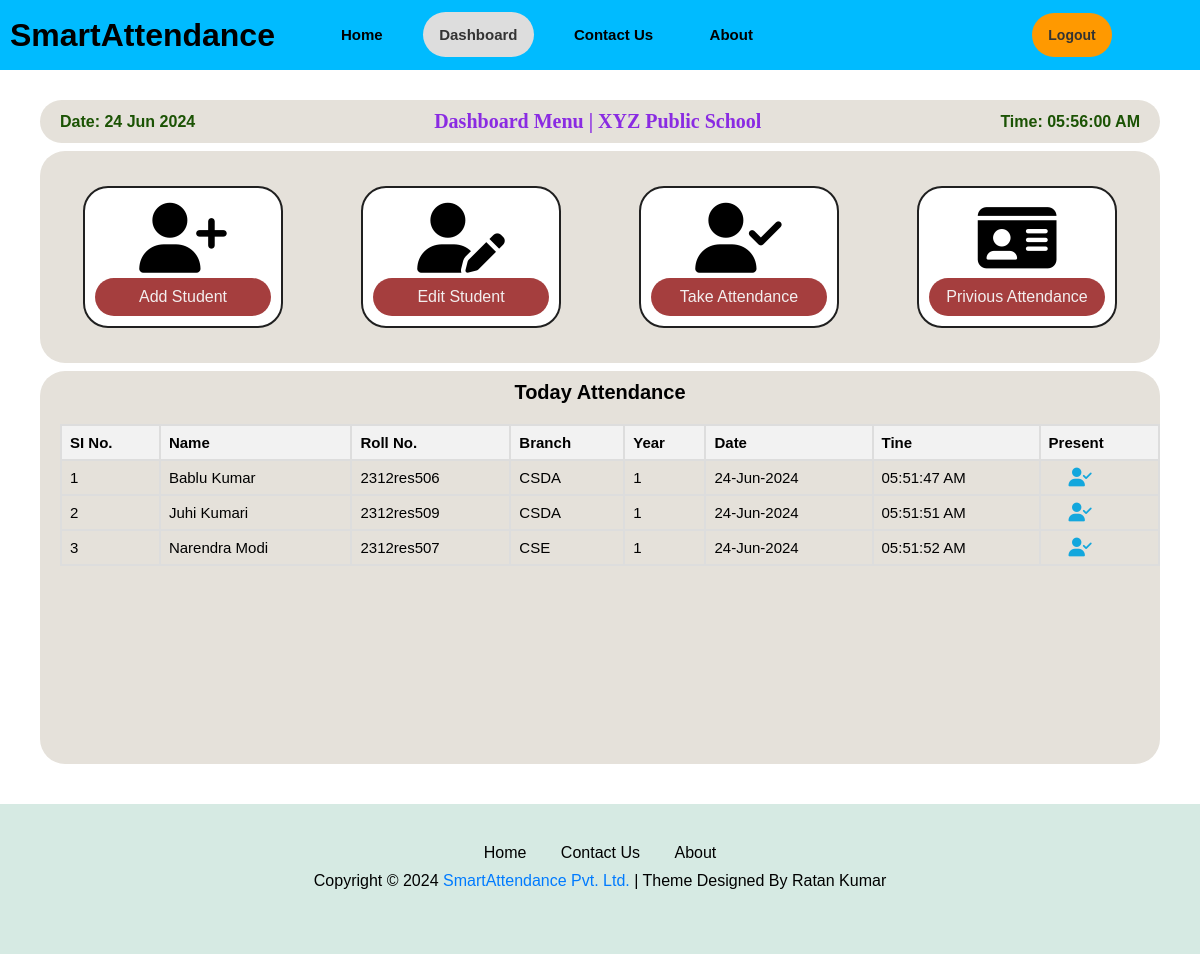
Page /dashboard (signed in) on the earlier database version.
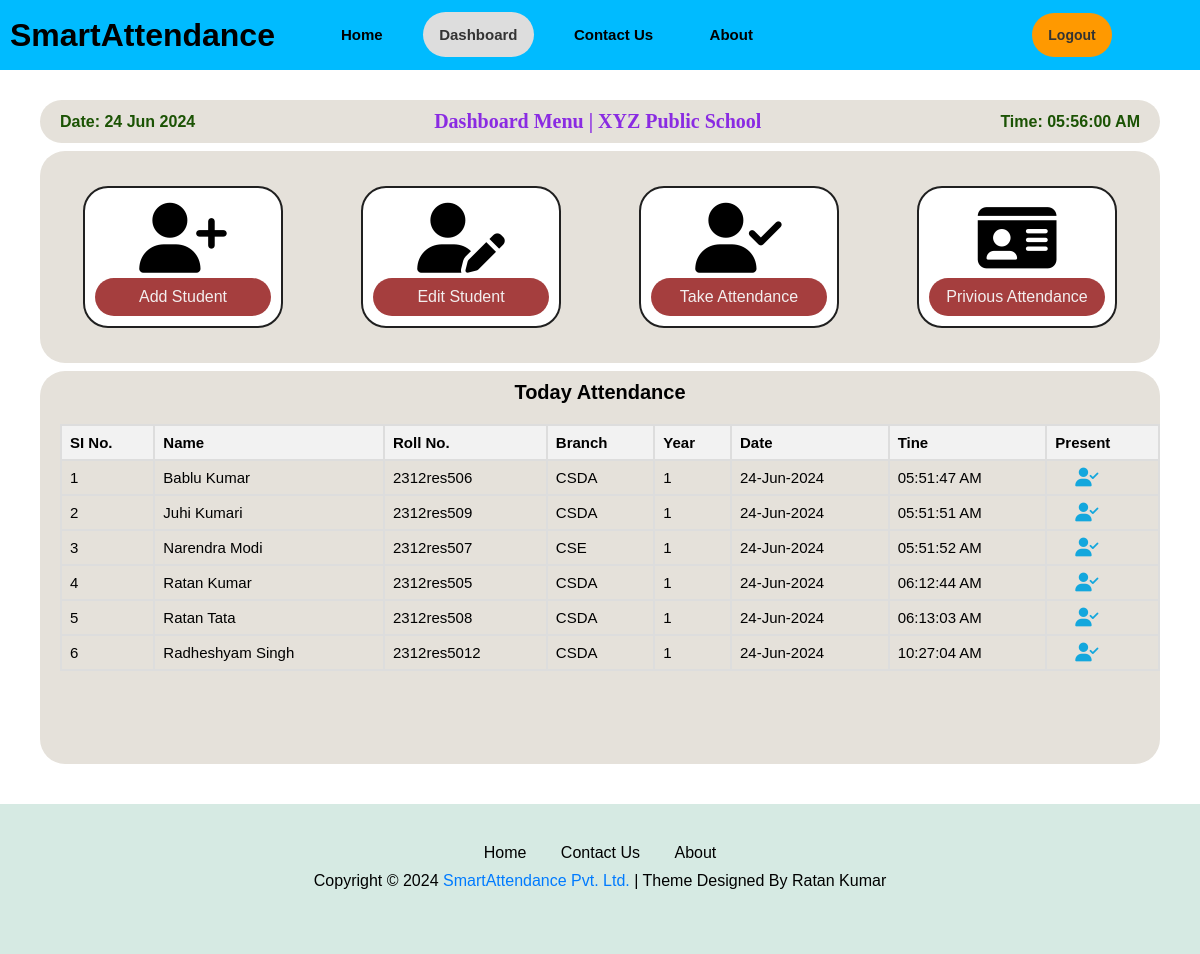
Same page on the later database version.
### app.py (models this page shows, shortened)
class User(db.Model):
    id = db.Column(db.Integer, primary_key=True)
    name = db.Column(db.String(100), nullable=False)
    email = db.Column(db.String(100), unique=True, nullable=False)
    password = db.Column(db.String(100), nullable=False)
    created_at = db.Column(db.DateTime(timezone=True), server_default=func.now())

class Attendance(db.Model):
    atten_id = db.Column(db.Integer, primary_key=True)
    user_id = db.Column(db.Integer, db.ForeignKey('user.id'), nullable=False)
    st_name = db.Column(db.String(100), nullable=False)  # Added student name attribute
    roll_no = db.Column(db.String(100), nullable=False)  # Added roll_no attribute
    branch = db.Column(db.String(100), nullable=False)  # Added branch attribute
    year = db.Column(db.String(100), nullable=False)  # Added year attribute
    date = db.Column(db.String(20), nullable=False)
    time = db.Column(db.String(20), nullable=False)
    user = db.relationship('User', backref=db.backref('attendances', lazy=True))

### app.py (the view)
@app.route('/dashboard')
def dashboard():
    if 'email' in session:
        user = User.query.filter_by(email=session['email']).first()
        current_date = datetime.datetime.now().strftime("%d-%b-%Y")
        today_atten = Attendance.query.filter_by(user_id = user.id, date=current_date).all()
        return render_template('dashboard.html', active_page='dashboard', user=user, title='Dashboard', today_atten=today_atten)
    else:
        flash('You need to login first.', 'error')
        return redirect('/login')

### templates/dashboard.html (shortened to what this page needs)
{% extends "layout.html" %}
{% block content %}
<link rel="stylesheet" href="{{ url_for('static', filename='css/dashboard.css') }}">
<div class="main-page">
    <div class="dashboard-page">
        <div class="Dashboard-menu-header">
            <h7 id="today_date">Date: {{ today_date }}</h7>
            <h1>Dashboard Menu | {{user.name}}</h1>
            <h7 id="today_time">Time: {{ today_time }}</h7>
        </div>
        <div class="Dashboard-menu">
            <div class="box">
                <i class="fa-solid fa-user-plus custom-icon"></i>
                <a href="/add_user">Add Student</a>
            </div>
            <div class="box">
                <i class="fas fa-user-edit custom-icon"></i>
                <a href="/edit_user">Edit Student</a>
            </div>
            <div class="box">
                <i class="fa-solid fa-user-check custom-icon"></i>
                <a href="/take_attendance">Take Attendance</a>
            </div>
            <div class="box">
                <i class="fa-solid fa-id-card custom-icon"></i>
                <a href="/pre_attendance">Privious Attendance</a>
            </div>
        </div>
        <div class="Dashboard-menu2">
            <h1>Today Attendance</h1>
            <div class="attendance-table">
                <table>
                    <thead>
                        <tr>
                            <th>SI No.</th>
                            <th>Name</th>
                            <th>Roll No.</th>
                            <th>Branch</th>
                            <th>Year</th>
                            <th>Date</th>
                            <th>Tine</th>
                            <th>Present</th>
                        </tr>
                    </thead>
                    <tbody id="student-data">
                        {% for atten in today_atten %}
                            <tr>
                                <td>{{ loop.index }}</td>
                                <td>{{ atten.st_name }}</td>
                                <td>{{ atten.roll_no }}</td>
                                <td>{{ atten.branch }}</td>
                                <td>{{ atten.year }}</td>
                                <td>{{ atten.date }}</td>
                                <td>{{ atten.time }}</td>
                                <td></td>
                            </tr>
                        {% endfor %}
                    </tbody>
                </table>
            </div>
        </div>
    </div>
</div>
{% endblock %}

### templates/layout.html (shortened to what this page needs)
<!DOCTYPE html>
<html lang="en">
<head>
    <link rel="stylesheet" href="https://cdnjs.cloudflare.com/ajax/libs/font-awesome/5.15.4/css/all.min.css">
    <link rel="stylesheet" href="https://cdnjs.cloudflare.com/ajax/libs/font-awesome/6.5.1/css/all.min.css">
    <link rel="stylesheet" href="{{ url_for('static', filename='css/layout.css') }}">
</head>
<body>
    <header class="header">
        <a href="/" class="logo">SmartAttendance</a>
        <div class="navbars">
            <a href="/" {% if active_page == 'home' %}class="active"{% endif %}>Home</a>
            <a href="/dashboard" {% if active_page == 'dashboard' %}class="active"{% endif %}>Dashboard</a>
            <a href="/contactus" {% if active_page == 'contactus' %}class="active"{% endif %}>Contact Us</a>
            <a href="/about" {% if active_page == 'about' %}class="active"{% endif %}>About</a>
        </div>
        <div class="login-signup">
            {% if 'email' in session %}
                <button type="submit" style="margin: auto;"><a href="/logout">Logout</a></button>
            {% else %}
                <button type="submit"><a href="/login">Login</a></button>
                <button type="submit"><a href="/register">Register</a></button>
            {% endif %}
        </div>
    </header>
    {% block content %}{% endblock %}
    <footer>
        <div class="footer-div">
            <div class="footer-menu">
                <a href="/">Home</a>
                <a href="/contactus">Contact Us</a>
                <a href="/about">About</a>
            </div>
            <div class="footer-copyright">
                <p>Copyright © 2024 <a href="/">SmartAttendance Pvt. Ltd.</a> | Theme Designed By Ratan Kumar</p>
            </div>
        </div>
    </footer>
</body>
</html>

### static/css/layout.css (style rules this page uses)
* { margin: 0px; padding: 0px; box-sizing: border-box; font-family: sans-serif; }
body { width: 100%; height: auto; }
.header { width: 100%; height: 70px; background-color: rgb(0,187,255); padding: 10px; display: flex; align-items: center; position: fixed; }
.logo { font-size: 32px; color: black; text-decoration: none; font-weight: 700; width: 25%; }
.navbars { width: 55%; }
.navbars a { font-size: 15px; color: black; text-decoration: none; font-weight: 700; text-align: center; padding: 14px 16px; margin-left: 20px; }
.navbars a.active { background-color: #ddd; color: #333; border-radius: 30px; }
.login-signup { position: relative; width: 20%; display: flex; align-items: center; justify-content: center; }
button { border-radius: 25px; padding: 14px 16px; margin: 10px; border: none; background-color: #ff9900; cursor: pointer; transition: background-color 0.3s ease; font-size: 14px; color: black; }
button a { text-decoration: none; color: #333; font-size: 14px; font-weight: 700; }
.footer-div { width: 100%; height: 150px; background-color: #d6eae3; text-align: center; padding: 40px; }
.footer-menu { margin-bottom: 10px; }
.footer-menu a { margin: 0 15px; text-decoration: none; color: #000; }
.footer-copyright { color: #000; }
.footer-copyright a { color: #007bff; text-decoration: none; }

### static/css/dashboard.css (style rules this page uses)
.main-page { height: auto; width: 100%; display: flex; }
.dashboard-page { height: auto; width: 100%; }
.Dashboard-menu-header { display: flex; align-items: center; justify-content: space-between; width: auto; height: auto; margin: 100px 40px 8px; background-color: #E5E1DA; border-radius: 25px; padding: 10px 20px 10px; }
.Dashboard-menu-header h1 { font-size: 20px; font-weight: bold; font-family: Georgia, 'Times New Roman', Times, serif; color: blueviolet; }
.Dashboard-menu-header h7 { color: rgb(27, 83, 4); font-weight: bold; }
.Dashboard-menu { display: flex; justify-content: space-evenly; align-items: center; width: auto; height: auto; margin: 8px 40px 8px; background-color: #E5E1DA; border-radius: 25px; flex-wrap: wrap; }
.box { width: 200px; height: auto; margin: 35px; border: 2px solid #202020; border-radius: 25px; background-color: #ffffff; padding: 10px; }
.custom-icon { display: flex; align-items: center; justify-content: center; font-size: 70px; margin: 5px; }
.box a { display: flex; justify-content: center; background-color: rgb(165, 62, 62); color: rgb(243, 238, 238); padding: 10px; border-radius: 20px; text-decoration: none; }
.Dashboard-menu2 { width: auto; height: auto; margin: 8px 40px 40px; background-color: #E5E1DA; border-radius: 25px; }
.Dashboard-menu2 h1 { font-size: 20px; font-weight: bold; text-align: center; padding: 10px; }
.attendance-table { height: 350px; overflow-y: auto; overflow-x: auto; font-size: 15px; padding: 10px 0px 30px 20px; }
table { width: 100%; border-collapse: collapse; }
th, td { border: 2px solid #ddd; padding: 8px; text-align: left; }
th { background-color: #f2f2f2; }

Differences in the rows shown:
added Attendance: st_name "Ratan Kumar", roll_no "2312res505", branch "CSDA", year "1", date "24-Jun-2024", time "06:12:44 AM"
added Attendance: st_name "Ratan Tata", roll_no "2312res508", branch "CSDA", year "1", date "24-Jun-2024", time "06:13:03 AM"
added Attendance: st_name "Radheshyam Singh", roll_no "2312res5012", branch "CSDA", year "1", date "24-Jun-2024", time "10:27:04 AM"
